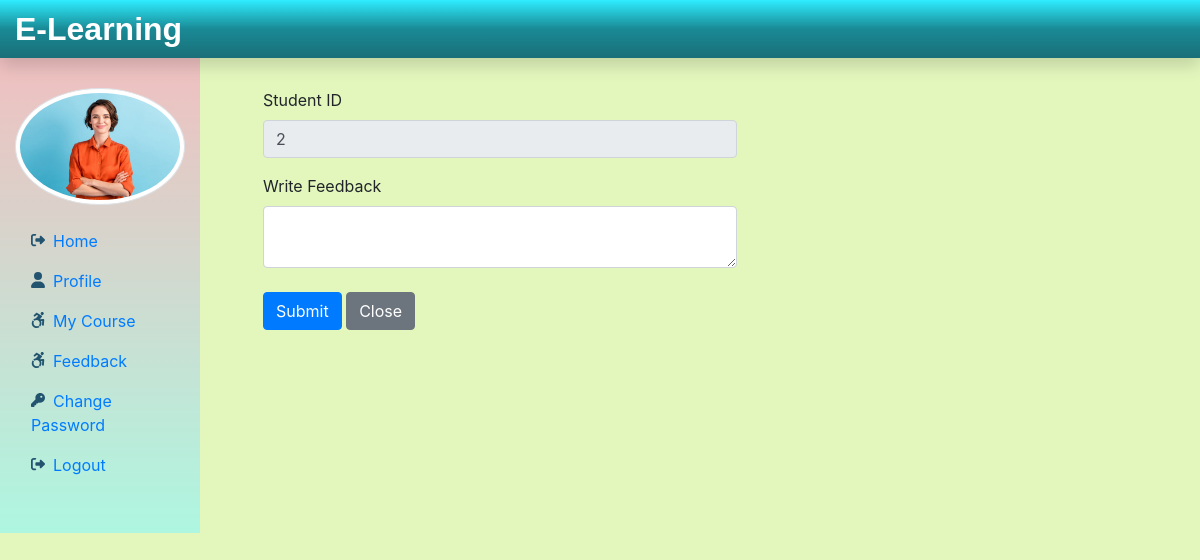
The app's page /Student/stuFeedback.php (signed in) with its own data.
### tables this page shows
CREATE TABLE `student` (
  `stu_id` int(10) NOT NULL,
  `stu_name` varchar(255) NOT NULL,
  `stu_email` varchar(255) NOT NULL,
  `stu_pass` varchar(255) NOT NULL,
  `stu_occ` varchar(255) NOT NULL,
  `stu_img` text NOT NULL
);

### Student/stuFeedback.php (the view, shortened to what this page needs)
<?php
    include('./stuInclude/header.php');
    include('../dbConnection.php');
    if(isset($_SESSION['is_login'])){
        $stuemail =  $_SESSION['stuLogemail'];
    }
    else{
        echo "<script> location.href='../index.php'; </script>";
    }
    $sql = "SELECT * FROM student WHERE stu_email = '$stuemail'";
    $result = $conn->query($sql);
    if($result->num_rows == 1){
        $row = $result->fetch_assoc();
        $stuId = $row["stu_id"];
    }
?>
<div class="col-sm-6 mt-5">
    <form class="mx-5" method="POST" enctype="multipart/form-data">
        <div class="form-group">
            <label for="stuId">Student ID</label>
            <input type="text" class="form-control" id="stuId" name="stuId"
            value="<?php if(isset($stuId)){echo $stuId;} ?>"readonly>
        </div>
        <div class="form-group">
            <label for="fb_content">Write Feedback</label>
            <textarea class="form-control" id="fb_content" name="fb_content" row=2></textarea>
        </div>
        <div class="text-left mt-4">
            <button class="btn btn-primary" type="submit" name="submitFeedbackBtn">Submit</button>
            <a href="../index.php" class="btn btn-secondary">Close</a>
        </div>
    </form>
</div>
<?php
include('./stuInclude/footer.php')
?>

### Student/stuInclude/header.php (shortened to what this page needs)
<?php
include_once('../dbConnection.php');
if(isset($_SESSION['is_login'])){
    $stuLogemail =  $_SESSION['stuLogemail'];
}
if(isset($stuLogemail)){
    $sql = "SELECT stu_img FROM student WHERE stu_email = '$stuLogemail'";
    $result = $conn->query($sql);
    $row = $result->fetch_assoc();
    $stu_img = $row['stu_img'];
}
?>
<!DOCTYPE html>
<html lang="en">
<head>
    <link rel="stylesheet" href="../css/bootstrap.min.css">
    <link rel="stylesheet" href="../css/studentstyle.css">
</head>
<body>
    <nav class="navbar navbar-dark fixed-top flex-md-nowrap p-0 shadow" style="background: linear-gradient(#2eedff,#198a95,#1a6f78);">
        <a href="studentProfile.php" class="navbar-brand col-sm-3 col-md-2 mr-0">E-Learning</a>
    </nav>
    <div class="container-fluid mb-5" style="margin-top: 40px;">
        <div class="row">
            <nav class="col-sm-2 bg-light sidebar py-5 d-print-none" style="background: linear-gradient(#e00d0d40,#06f0a64e);">
                <div class="sidebar-sticky">
                    <ul class="nav flex-column">
                        <li class="nav-item mb-3">
                            <img src="<?php echo $stu_img ?>" alt="studentImage" class="img-thumbnail rounded-circle">
                        </li>
                        <li class="nav-item">
                            <a href="../index.php" class="nav-link"><img class="iconsize mr-2" src="../icons/logout.svg" alt="">Home</a>
                        </li>
                        <li class="nav-item">
                            <a class="nav-link" href="studentProfile.php"><img class="iconsize mr-2" src="../icons/user_dashboard.svg" alt="">Profile <span class="sr-only">(current)</span></a>
                        </li>
                        <li class="nav-item">
                            <a href="myCourse.php" class="nav-link"><img class="iconsize mr-2" src="../icons/accessible.svg" alt="">My Course</a>
                        </li>
                        <li class="nav-item">
                            <a href="stuFeedback.php" class="nav-link"><img class="iconsize mr-2" src="../icons/accessible.svg" alt="">Feedback</a>
                        </li>
                        <li class="nav-item">
                            <a href="studentChangePass.php" class="nav-link"><img class="iconsize mr-2" src="../icons/key_dashboard.svg" alt="">Change Password</a>
                        </li>
                        <li class="nav-item">
                            <a href="../logout.php" class="nav-link"><img class="iconsize mr-2" src="../icons/logout.svg" alt="">Logout</a>
                        </li>
                    </ul>
                </div>
            </nav>
</body>
</html>

### css/studentstyle.css (style rules this page uses)
body { background-color: rgba(221, 246, 173, 0.8); }
.navbar-brand { font-family: "Ubuntu",sans-serif; font-size: 2em; font-weight: bold; color: white; }
.iconsize { width: 14px; }
.mr-2, .mx-2 { margin-right: 0.5rem!important; margin-top: -5px; }

### records on screen
student: stu_img (picture), stuId "2"
